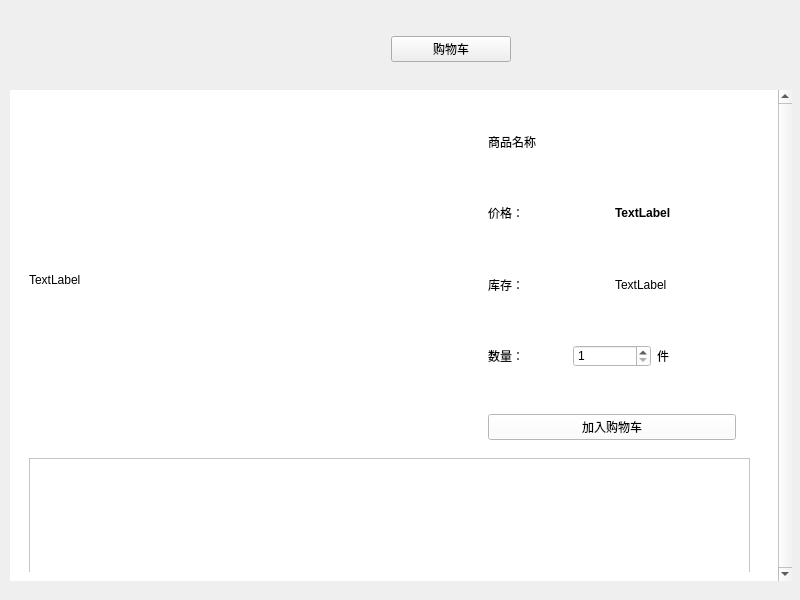
<?xml version="1.0" encoding="UTF-8"?>
<ui version="4.0">
 <class>GoodsShow</class>
 <widget class="QWidget" name="GoodsShow">
  <property name="geometry">
   <rect>
    <x>0</x>
    <y>0</y>
    <width>800</width>
    <height>600</height>
   </rect>
  </property>
  <property name="windowTitle">
   <string>Form</string>
  </property>
  <widget class="QWidget" name="widget_menu" native="true">
   <property name="geometry">
    <rect>
     <x>10</x>
     <y>17</y>
     <width>782</width>
     <height>65</height>
    </rect>
   </property>
   <property name="sizePolicy">
    <sizepolicy hsizetype="Preferred" vsizetype="Fixed">
     <horstretch>0</horstretch>
     <verstretch>0</verstretch>
    </sizepolicy>
   </property>
   <property name="minimumSize">
    <size>
     <width>0</width>
     <height>65</height>
    </size>
   </property>
   <property name="maximumSize">
    <size>
     <width>16777215</width>
     <height>60</height>
    </size>
   </property>
   <property name="styleSheet">
    <string notr="true"/>
   </property>
   <layout class="QHBoxLayout" name="horizontalLayout_7">
    <item>
     <spacer name="horizontalSpacer_13">
      <property name="orientation">
       <enum>Qt::Horizontal</enum>
      </property>
      <property name="sizeType">
       <enum>QSizePolicy::Preferred</enum>
      </property>
      <property name="sizeHint" stdset="0">
       <size>
        <width>100</width>
        <height>20</height>
       </size>
      </property>
     </spacer>
    </item>
    <item>
     <widget class="QPushButton" name="btn_chart">
      <property name="maximumSize">
       <size>
        <width>120</width>
        <height>16777215</height>
       </size>
      </property>
      <property name="text">
       <string>购物车</string>
      </property>
      <property name="flat">
       <bool>false</bool>
      </property>
     </widget>
    </item>
   </layout>
  </widget>
  <widget class="QScrollArea" name="scrollArea">
   <property name="geometry">
    <rect>
     <x>10</x>
     <y>90</y>
     <width>782</width>
     <height>491</height>
    </rect>
   </property>
   <property name="frameShape">
    <enum>QFrame::NoFrame</enum>
   </property>
   <property name="verticalScrollBarPolicy">
    <enum>Qt::ScrollBarAlwaysOn</enum>
   </property>
   <property name="horizontalScrollBarPolicy">
    <enum>Qt::ScrollBarAsNeeded</enum>
   </property>
   <property name="sizeAdjustPolicy">
    <enum>QAbstractScrollArea::AdjustToContents</enum>
   </property>
   <property name="widgetResizable">
    <bool>true</bool>
   </property>
   <widget class="QWidget" name="scrollAreaWidgetContents_2">
    <property name="geometry">
     <rect>
      <x>0</x>
      <y>0</y>
      <width>756</width>
      <height>491</height>
     </rect>
    </property>
    <property name="styleSheet">
     <string notr="true">background: white;</string>
    </property>
    <layout class="QHBoxLayout" name="horizontalLayout_8">
     <item>
      <widget class="QWidget" name="widget_2" native="true">
       <property name="styleSheet">
        <string notr="true">background: white;</string>
       </property>
       <widget class="QWidget" name="widget_pic" native="true">
        <property name="geometry">
         <rect>
          <x>10</x>
          <y>10</y>
          <width>441</width>
          <height>341</height>
         </rect>
        </property>
        <layout class="QHBoxLayout" name="horizontalLayout_4">
         <item>
          <widget class="QLabel" name="label_img">
           <property name="text">
            <string>TextLabel</string>
           </property>
          </widget>
         </item>
        </layout>
       </widget>
       <widget class="QWidget" name="widget_brief" native="true">
        <property name="geometry">
         <rect>
          <x>460</x>
          <y>10</y>
          <width>266</width>
          <height>351</height>
         </rect>
        </property>
        <layout class="QVBoxLayout" name="verticalLayout">
         <item>
          <widget class="QWidget" name="widget" native="true">
           <layout class="QHBoxLayout" name="horizontalLayout_2">
            <item>
             <widget class="QLabel" name="label_name">
              <property name="font">
               <font>
                <family>微软雅黑</family>
                <pointsize>9</pointsize>
               </font>
              </property>
              <property name="text">
               <string>商品名称</string>
              </property>
             </widget>
            </item>
           </layout>
          </widget>
         </item>
         <item>
          <widget class="QWidget" name="widget_3" native="true">
           <layout class="QHBoxLayout" name="horizontalLayout_3">
            <item>
             <widget class="QLabel" name="label_2">
              <property name="text">
               <string>价格：</string>
              </property>
             </widget>
            </item>
            <item>
             <widget class="QLabel" name="label_price">
              <property name="font">
               <font>
                <weight>75</weight>
                <bold>true</bold>
               </font>
              </property>
              <property name="text">
               <string>TextLabel</string>
              </property>
             </widget>
            </item>
           </layout>
          </widget>
         </item>
         <item>
          <widget class="QWidget" name="widget_7" native="true">
           <layout class="QHBoxLayout" name="horizontalLayout_10">
            <item>
             <widget class="QLabel" name="label_4">
              <property name="text">
               <string>库存：</string>
              </property>
             </widget>
            </item>
            <item>
             <widget class="QLabel" name="label_stock">
              <property name="text">
               <string>TextLabel</string>
              </property>
             </widget>
            </item>
           </layout>
          </widget>
         </item>
         <item>
          <widget class="QWidget" name="widget_5" native="true">
           <layout class="QHBoxLayout" name="horizontalLayout_6">
            <item>
             <widget class="QLabel" name="label">
              <property name="text">
               <string>数量：</string>
              </property>
             </widget>
            </item>
            <item>
             <widget class="QSpinBox" name="spinBox">
              <property name="minimum">
               <number>1</number>
              </property>
             </widget>
            </item>
            <item>
             <widget class="QLabel" name="label_3">
              <property name="text">
               <string>件</string>
              </property>
             </widget>
            </item>
           </layout>
          </widget>
         </item>
         <item>
          <widget class="QWidget" name="widget_6" native="true">
           <layout class="QHBoxLayout" name="horizontalLayout_9">
            <item>
             <widget class="QPushButton" name="btn_addChart">
              <property name="text">
               <string>加入购物车</string>
              </property>
             </widget>
            </item>
           </layout>
          </widget>
         </item>
        </layout>
       </widget>
       <widget class="QWidget" name="widget_detail" native="true">
        <property name="geometry">
         <rect>
          <x>10</x>
          <y>359</y>
          <width>721</width>
          <height>131</height>
         </rect>
        </property>
        <layout class="QHBoxLayout" name="horizontalLayout">
         <item>
          <widget class="QTextBrowser" name="textBrowser"/>
         </item>
        </layout>
       </widget>
      </widget>
     </item>
    </layout>
   </widget>
  </widget>
 </widget>
 <resources/>
 <connections/>
</ui>
